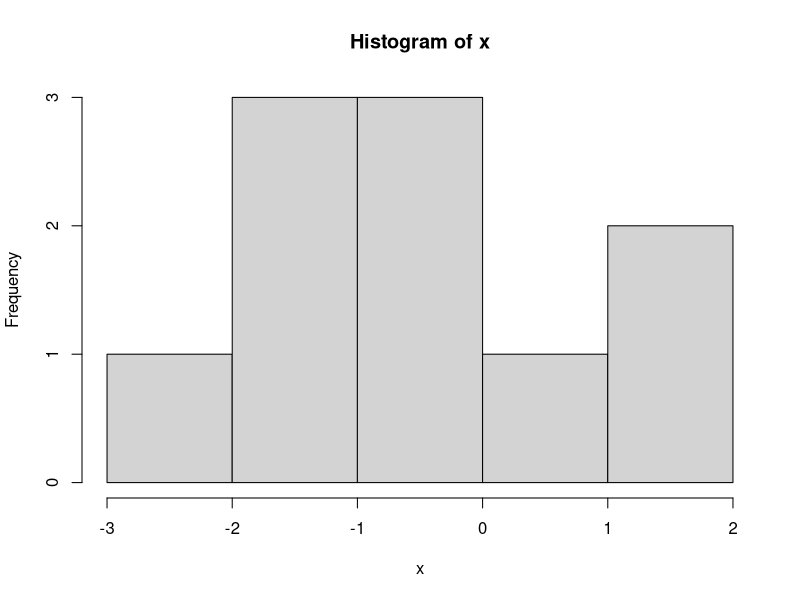
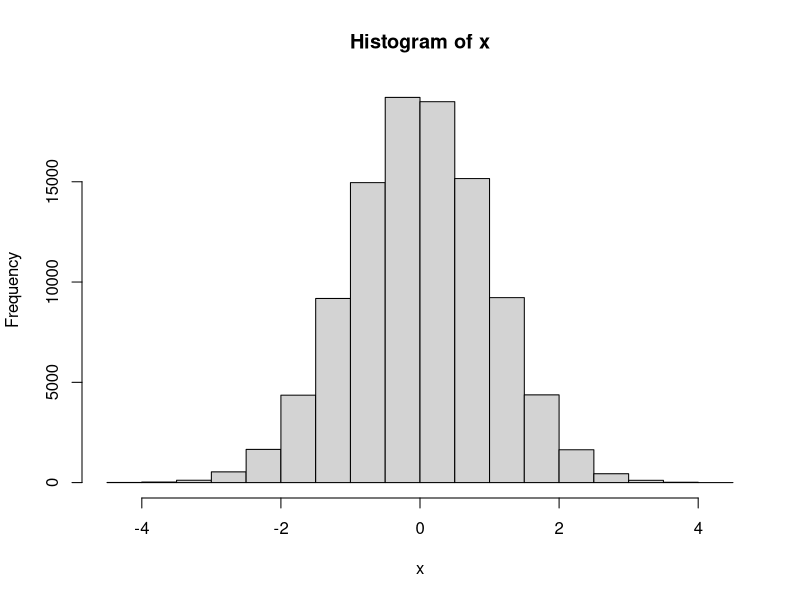
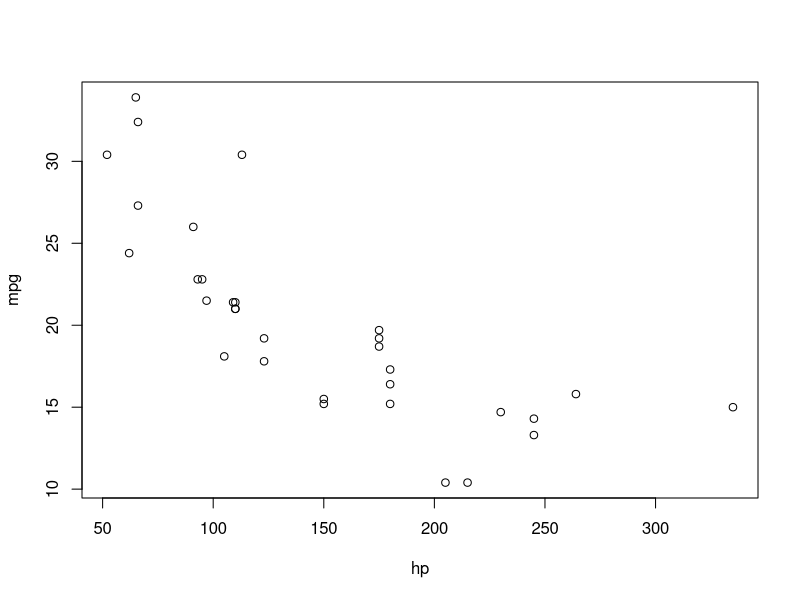
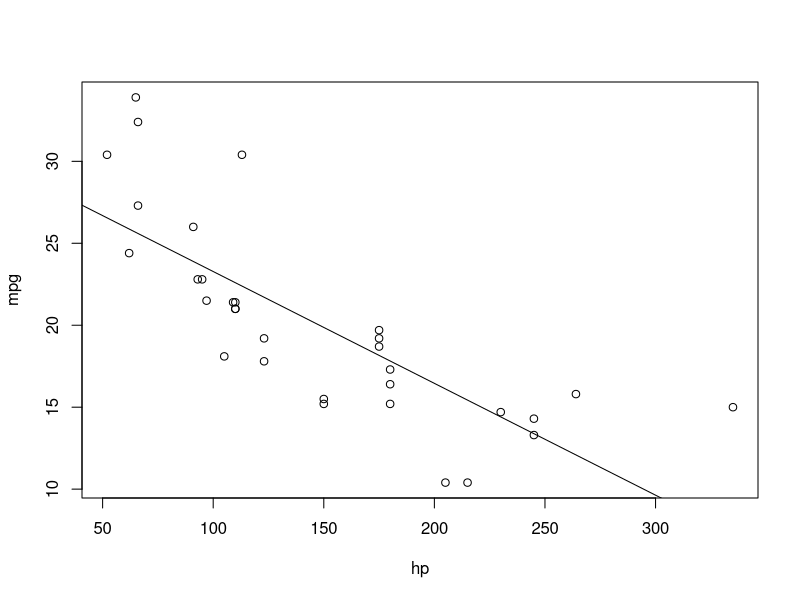

The R script that drew these images, in order:
## ---- chunk 1
x <- rnorm(10)
x
# let's see the histogram
hist(x)
mean(x)
## ---- chunk 2
x <- rnorm(100000)
hist(x)
mean(x)
## ---- chunk 3
data(mtcars)
str(mtcars)
## ---- chunk 4
plot(mpg~hp, data = mtcars)
## ---- chunk 5
lm_mpg_hp <- lm(mpg~hp, data = mtcars)
summary(lm_mpg_hp)
## ---- chunk 6
plot(mpg~hp, data = mtcars)
abline(lm_mpg_hp)
## ---- chunk 7
knitr::kable(as.data.frame(lm_mpg_hp$coefficients))
